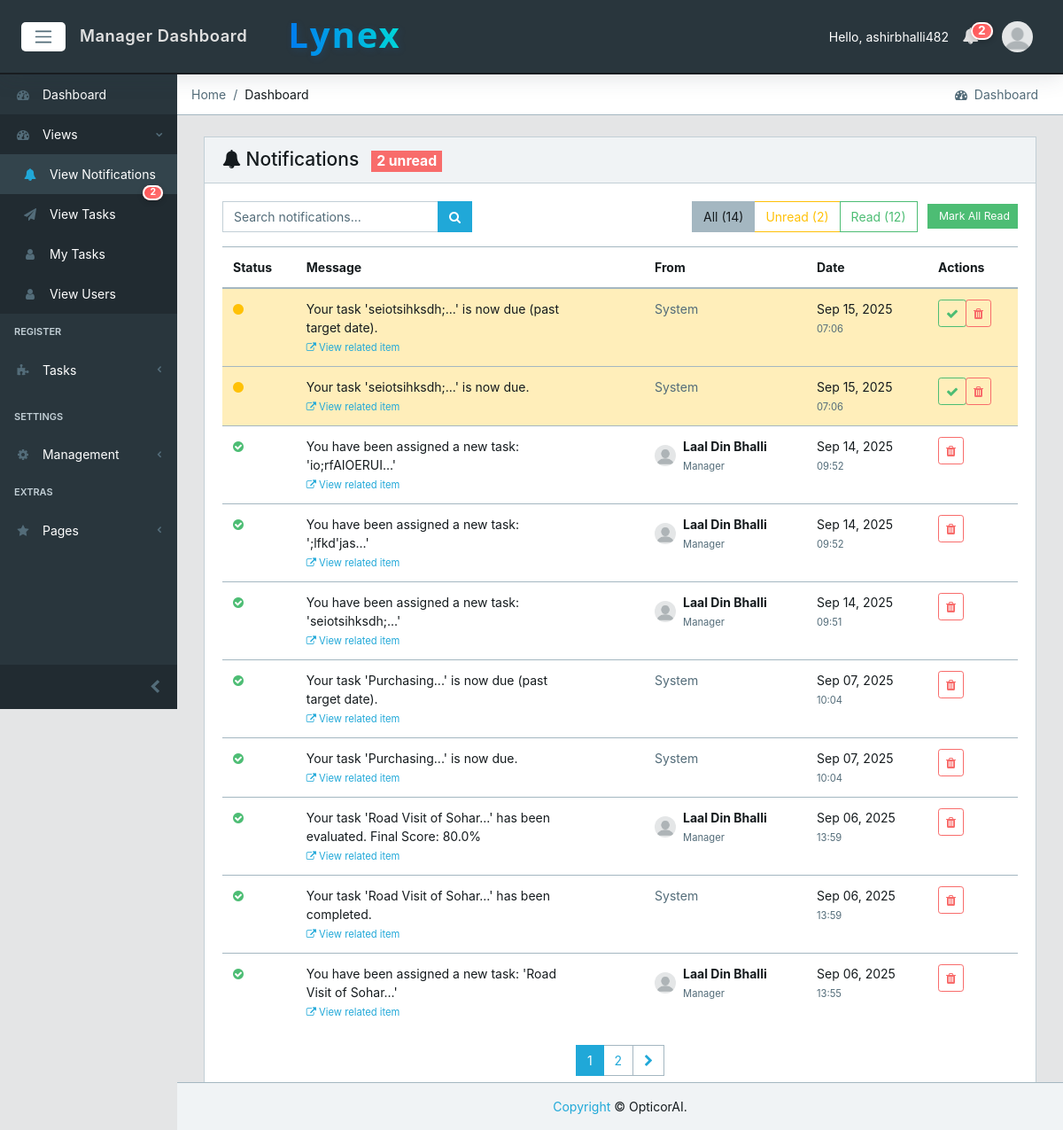
/notifications/ (signed in), run on an earlier commit of the app's database.
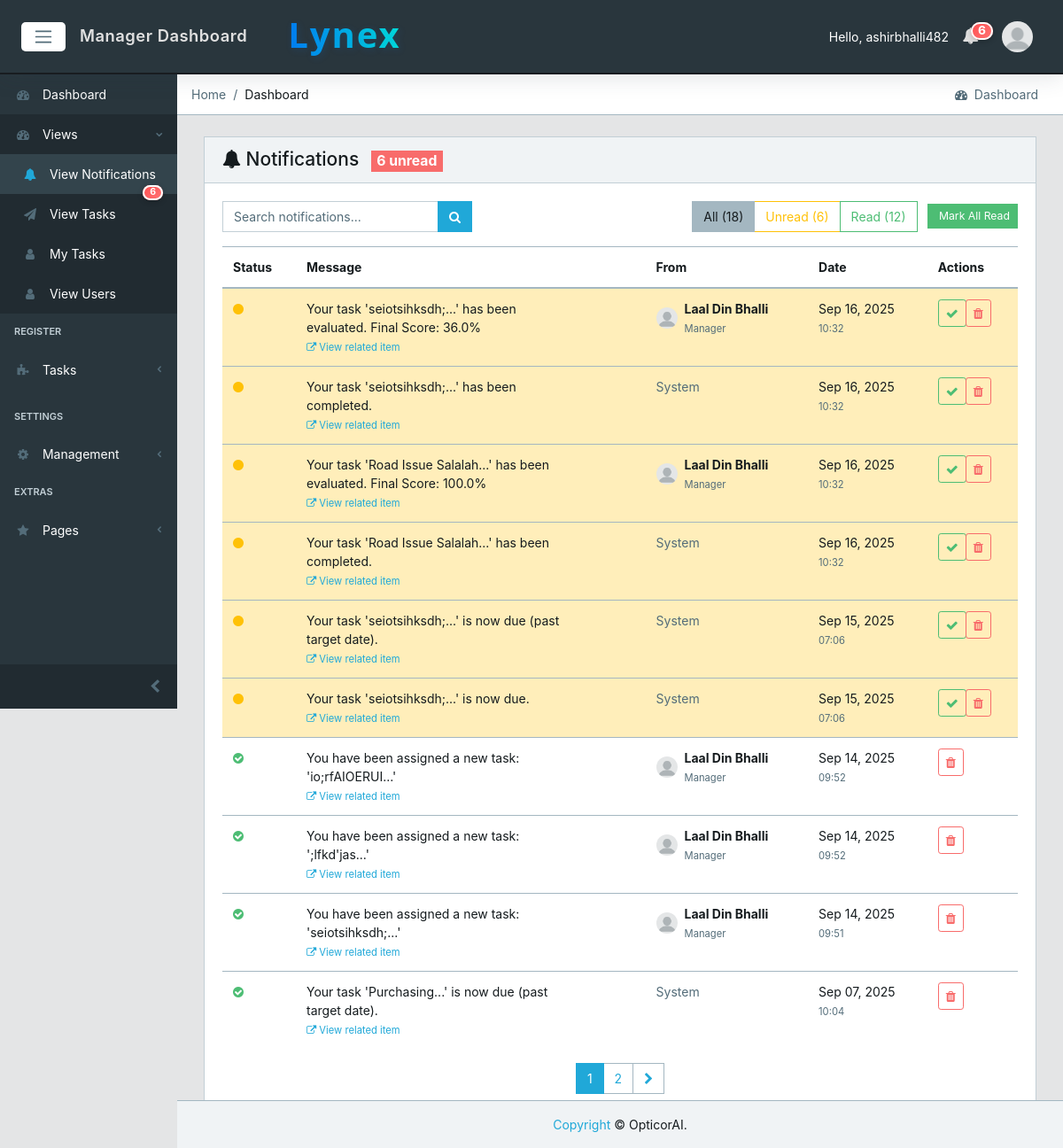
And on a later commit of the database.
### core/models.py (models this page shows, shortened)
class Notification(models.Model):
    recipient = models.ForeignKey(CustomUser, on_delete=models.CASCADE, related_name='notifications')
    sender = models.ForeignKey(CustomUser, on_delete=models.SET_NULL, null=True, blank=True, related_name='sent_notifications')
    message = models.TextField()
    created_at = models.DateTimeField(auto_now_add=True)
    read = models.BooleanField(default=False)
    link = models.CharField(max_length=255, blank=True, null=True)
    class Meta:
        ordering = ['-created_at']
        indexes = [
            models.Index(fields=['recipient', 'read', 'created_at'], name='notif_rec_read_created_idx'),
        ]

class CustomUser(AbstractUser):
    email = models.EmailField(unique=True)  # Make email unique for authentication
    user_type = models.CharField(max_length=15, choices=USER_TYPE_CHOICES, db_index=True)
    designation = models.CharField(max_length=100, blank=True, null=True)
    created_by = models.ForeignKey('self', on_delete=models.SET_NULL, null=True, blank=True, related_name='created_users')
    created_date = models.DateField(auto_now_add=True)
    created_time = models.TimeField(auto_now_add=True)
    under_supervision = models.ForeignKey('self', on_delete=models.SET_NULL, null=True, blank=True, related_name='supervised_users')
    avatar = models.ImageField(upload_to='core/avatar', blank=True, null=True)
    @property
    def avatar_url(self):
        try:
            if self.avatar:
                url = getattr(self.avatar, 'url', None)
                if url and ('cloudinary' in url or 'res.cloudinary.com' in url):
                    return url
                avatar_path = getattr(self.avatar, 'path', None)
                if avatar_path and os.path.isfile(avatar_path) and url:
                    return url
        except Exception:
            pass
        return static('core/img/avatar/blank_profile.png')

### core/views.py (the view)
# urls.py: path('notifications/', views.NotificationsListView.as_view(), name='notifications-list'),
class NotificationsListView(LoginRequiredMixin, View):
    def get(self, request):
        user = request.user
        notifications = Notification.objects.select_related('sender').filter(recipient=user)
        read_filter = request.GET.get('filter', '')
        if read_filter == 'unread':
            notifications = notifications.filter(read=False)
        elif read_filter == 'read':
            notifications = notifications.filter(read=True)
        search_query = request.GET.get('search', '')
        if search_query:
            notifications = notifications.filter(
                Q(message__icontains=search_query) |
                Q(sender__first_name__icontains=search_query) |
                Q(sender__last_name__icontains=search_query)
            )
        paginator = Paginator(notifications, 10)
        page_number = request.GET.get('page')
        page_obj = paginator.get_page(page_number)
        total_count = Notification.objects.filter(recipient=user).count()
        unread_count = Notification.objects.filter(recipient=user, read=False).count()
        read_count = total_count - unread_count
        context = {
            'notifications': page_obj,
            'search_query': search_query,
            'read_filter': read_filter,
            'total_count': total_count,
            'unread_count': unread_count,
            'read_count': read_count,
        }
        return render(request, 'core/notifications_list.html', context)

### core/context_processors.py (called while the page is built)
def logged_user_processor(request):
    if request.user.is_authenticated:
        try:
            logged_user = CustomUser.objects.select_related('under_supervision').get(id=request.user.id)
            return {'logged_user': logged_user}
        except CustomUser.DoesNotExist:
            return {'logged_user': None}
    return {'logged_user': None}

def notifications_processor(request):
    if request.user.is_authenticated:
        cache_key = f"unread_count:{request.user.id}"
        unread_count = cache.get(cache_key)
        if unread_count is None:
            unread_count = Notification.objects.filter(recipient=request.user, read=False).count()
            cache.set(cache_key, unread_count, 15)  # short cache to keep badges fresh
        unread_notifications = (
            Notification.objects.select_related('sender')
            .filter(recipient=request.user, read=False)
            .order_by('-created_at')[:10]
        )
        return {
            'unread_notifications': unread_notifications,
            'unread_count': unread_count,
        }
    return {'unread_notifications': [], 'unread_count': 0}

### core/templates/core/notifications_list.html (shortened to what the changed rows need)
{% extends 'core/base.html' %}
{% load static %}
{% block content %}
<div class="container-fluid">
    <div class="row">
        <div class="col-12">
            <div class="card">
                <div class="card-header">
                    <h4 class="card-title mb-0">
                        <i class="fa fa-bell"></i> Notifications
                        {% if unread_count > 0 %}
                            <span class="badge badge-danger ml-2">{{ unread_count }} unread</span>
                        {% endif %}
                    </h4>
                </div>
                <div class="card-body">
                    <div class="row mb-3">
                        <div class="col-md-6 text-right">
                            <div class="btn-group" role="group">
                                <a href="{% url 'core:notifications-list' %}"
                                   class="btn btn-outline-secondary {% if not read_filter %}active{% endif %}">
                                    All ({{ total_count }})
                                </a>
                                <a href="{% url 'core:notifications-list' %}?filter=unread"
                                   class="btn btn-outline-warning {% if read_filter == 'unread' %}active{% endif %}">
                                    Unread ({{ unread_count }})
                                </a>
                                <a href="{% url 'core:notifications-list' %}?filter=read"
                                   class="btn btn-outline-success {% if read_filter == 'read' %}active{% endif %}">
                                    Read ({{ read_count }})
                                </a>
                            </div>
                        </div>
                    </div>
                    {% if notifications %}
                        <div class="table-responsive">
                            <table class="table table-hover">
                                <thead>
                                    <tr>
                                        <th>Status</th>
                                        <th>Message</th>
                                        <th>From</th>
                                        <th>Date</th>
                                        <th>Actions</th>
                                    </tr>
                                </thead>
                                <tbody>
                                    {% for notification in notifications %}
                                    <tr class="{% if not notification.read %}table-warning{% endif %}">
                                        <td>
                                            {% if notification.read %}
                                                <i class="fa fa-check-circle text-success" title="Read"></i>
                                            {% else %}
                                                <i class="fa fa-circle text-warning" title="Unread"></i>
                                            {% endif %}
                                        </td>
                                        <td>
                                            <div class="notification-message">
                                                {{ notification.message }}
                                                {% if notification.link %}
                                                    <br>
                                                    <small class="text-muted">
                                                        <a href="{{ notification.link }}" class="text-primary">
                                                            <i class="fa fa-external-link"></i> View related item
                                                        </a>
                                                    </small>
                                                {% endif %}
                                            </div>
                                        </td>
                                        <td>
                                            {% if notification.sender %}
                                                <div class="d-flex align-items-center">
                                                    <img src="{{ notification.sender.avatar_url }}"
                                                         class="img-avatar img-avatar-sm mr-2"
                                                         alt="{{ notification.sender.get_full_name }}">
                                                    <div>
                                                        <div class="font-weight-bold">{{ notification.sender.get_full_name }}</div>
                                                        <small class="text-muted">{{ notification.sender.user_type|title }}</small>
                                                    </div>
                                                </div>
                                            {% else %}
                                                <span class="text-muted">System</span>
                                            {% endif %}
                                        </td>
                                        <td>
                                            <div class="text-nowrap">
                                                <div>{{ notification.created_at|date:'M d, Y' }}</div>
                                                <small class="text-muted">{{ notification.created_at|time:'H:i' }}</small>
                                            </div>
                                        </td>
                                        <td>
                                            <div class="btn-group btn-group-sm" role="group">
                                                {% if not notification.read %}
                                                    <button type="button" class="btn btn-outline-success mark-read-btn"
                                                            data-notification-id="{{ notification.id }}"
                                                            title="Mark as read">
                                                        <i class="fa fa-check"></i>
                                                    </button>
                                                {% endif %}
                                                <button type="button" class="btn btn-outline-danger delete-notification-btn"
                                                        data-notification-id="{{ notification.id }}"
                                                        title="Delete notification">
                                                    <i class="fa fa-trash"></i>
                                                </button>
                                            </div>
                                        </td>
                                    </tr>
                                    {% endfor %}
                                </tbody>
                            </table>
                        </div>
                        {% if notifications.has_other_pages %}
                            <nav aria-label="Notifications pagination">
                                <ul class="pagination justify-content-center">
                                    {% for num in notifications.paginator.page_range %}
                                        {% if notifications.number == num %}
                                            <li class="page-item active">
                                                <span class="page-link">{{ num }}</span>
                                            </li>
                                        {% elif num > notifications.number|add:'-3' and num < notifications.number|add:'3' %}
                                            <li class="page-item">
                                                <a class="page-link" href="?page={{ num }}{% if search_query %}&search={{ search_query }}{% endif %}{% if read_filter %}&filter={{ read_filter }}{% endif %}">{{ num }}</a>
                                            </li>
                                        {% endif %}
                                    {% endfor %}
                                </ul>
                            </nav>
                        {% endif %}
                    {% endif %}
                </div>
            </div>
        </div>
    </div>
</div>
{% endblock %}

### core/templates/core/base.html (shortened to what the changed rows need)
{% load static %}
<!DOCTYPE html>
<html lang="en">
<head>
  <link href="{% static 'core/css/font-awesome.min.css' %}" rel="stylesheet">
  <link href="{% static 'core/css/simple-line-icons.min.css' %}" rel="stylesheet">
  <link href="{% static 'core/css/estilo.css' %}" rel="stylesheet">
  <link href="{% static 'core/css/style.css' %}" rel="stylesheet">
</head>
{% block body %}
<body class="app header-fixed sidebar-fixed aside-menu-fixed aside-menu-hidden">
  <header class="app-header navbar">
    <div class="brand-gui d-none d-md-inline">
      <a href="{% url 'core:dashboard' %}"><h1 class="company-name">Lynex</h1></a>
    </div>
    <ul class="nav navbar-nav ml-auto">
      <li class="nav-item dropdown">
        <a class="nav-link" data-toggle="dropdown" href="#" role="button" aria-haspopup="true" aria-expanded="false">
          <i class="fa fa-bell"></i>
          {% if unread_count and unread_count > 0 %}
            <span class="badge badge-pill badge-notify">{{ unread_count }}</span>
          {% endif %}
        </a>
      </li>
    </ul>
  </header>
  <div class="app-body">
    <div class="sidebar">
      <nav class="sidebar-nav">
        <ul class="nav">
          <li class="nav-item nav-dropdown">
            <ul class="nav-dropdown-items">
              <li class="nav-item">
                <a class="nav-link" href="{% url 'core:notifications-list' %}">
                  <i class="fa fa-bell ml-2"></i> View Notifications
                  {% if unread_count and unread_count > 0 %}
                    <span class="badge badge-pill badge-notify ml-2">{{ unread_count }}</span>
                  {% endif %}
                </a>
              </li>
            </ul>
          </li>
        </ul>
      </nav>
    </div>
    <main class="main">
{% block content %}
{% endblock %}
    </main>
  </div>
</body>
{% endblock body %}
</html>

What changed in the data, as far as the page shows it:
no longer on this page (row unchanged): Notification: read True (drawn), message "Your task 'Purchasing...' is now due.", shows "System", created_at "Sep 07, 2025", created_at "10:04"
no longer on this page (row unchanged): Notification: read True (drawn), message "Your task 'Road Visit of Sohar...' has been evaluated. Final Score: 80.0%", sender.get_full_name "Laal Din Bhalli", sender.user_type "Manager", created_at "Sep 06, 2025", created_at "13:59"
no longer on this page (row unchanged): Notification: read True (drawn), message "Your task 'Road Visit of Sohar...' has been completed.", shows "System", created_at "Sep 06, 2025", created_at "13:59"
no longer on this page (row unchanged): Notification: read True (drawn), message "You have been assigned a new task: 'Road Visit of Sohar...'", sender.get_full_name "Laal Din Bhalli", sender.user_type "Manager", created_at "Sep 06, 2025", created_at "13:55"
added Notification: read False (drawn), message "Your task 'seiotsihksdh;...' has been evaluated. Final Score: 36.0%", sender.get_full_name "Laal Din Bhalli", sender.user_type "Manager", created_at "Sep 16, 2025", created_at "10:32"
added Notification: read False (drawn), message "Your task 'seiotsihksdh;...' has been completed.", shows "System", created_at "Sep 16, 2025", created_at "10:32"
added Notification: read False (drawn), message "Your task 'Road Issue Salalah...' has been evaluated. Final Score: 100.0%", sender.get_full_name "Laal Din Bhalli", sender.user_type "Manager", created_at "Sep 16, 2025", created_at "10:32"
added Notification: read False (drawn), message "Your task 'Road Issue Salalah...' has been completed.", shows "System", created_at "Sep 16, 2025", created_at "10:32"
Also different on the page:
{{ unread_count }}: "2" → "6"
{{ total_count }}: "14" → "18"
